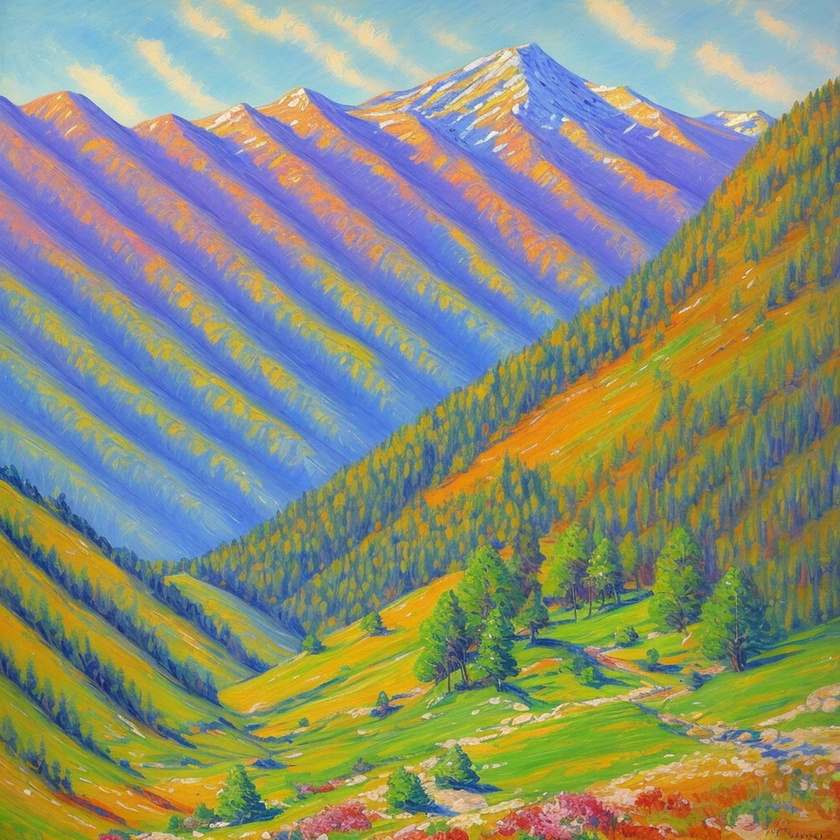
%> input picture Lab6/15.png, 840 x 840 px, shrunk from 1024 x 1024 before the run
$ octave uno.m   (GNU Octave 9; MATLAB toolbox functions it lacks are replaced by stand-ins)
%> lines starting %> are read from the running program, lines starting %| are printed output that depends on the picture
% ЛАБОРАТОРНАЯ РАБОТА №6
% 1. ФИЛЬТРАЦИЯ ИЗОБРАЖЕНИЙ С ПЕРИОДИЧНОСТЬЮ (Шаги 1-6)

% Очистка рабочего пространства
clear; clc; close all;

% Шаг 1: Загрузить изображение с помощью команды imread
filename = '15.png';
img = imread(filename);
%> img is the input picture: size 840x840x3 uint8; mean R, G, B 138.6, 144.4, 122.2

% Шаг 2: Преобразовать массив к вещественному типу и поделить на 255
img_double = double(img) / 255;

% Шаг 3: Найти двумерный Фурье-образ массива и сдвинуть его в центр.
% Так как изображение цветное, выполняем преобразование для каждого канала.
F = zeros(size(img_double)); % Инициализируем пустой массив того же размера
if size(img_double, 3) == 3
    for c = 1:3
        F(:,:,c) = fftshift(fft2(img_double(:,:,c)));
    end
else
    % На случай, если картинка окажется черно-белой
    F = fftshift(fft2(img_double));
end

% Шаг 4: Разделить полученный образ на массивы модулей и аргументов
% с помощью функций abs и angle.
magnitude = abs(F);
arguments = angle(F); % Вычисляем аргументы (фазу), как требует пункт 4
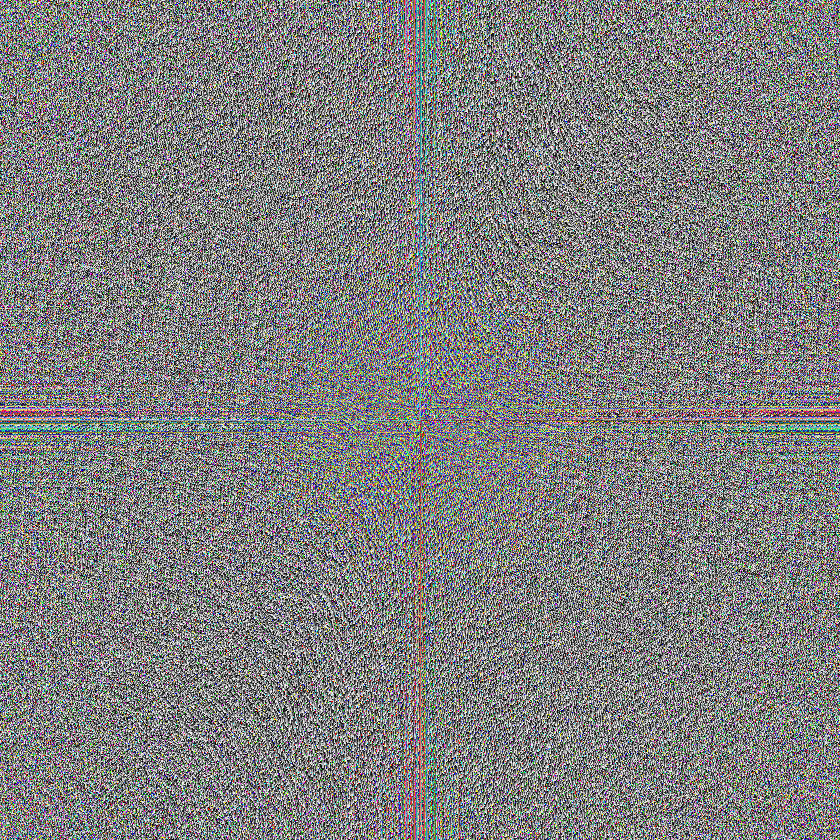
%> arguments: size 840x840x3 double; mean R, G, B 4.45e-06, 4.45e-06, 4.45e-06; drawn with min black and max white

% Шаг 5: Найти логарифм от массива модулей (+1) и нормализовать от 0 до 1
log_mag = log(magnitude + 1);
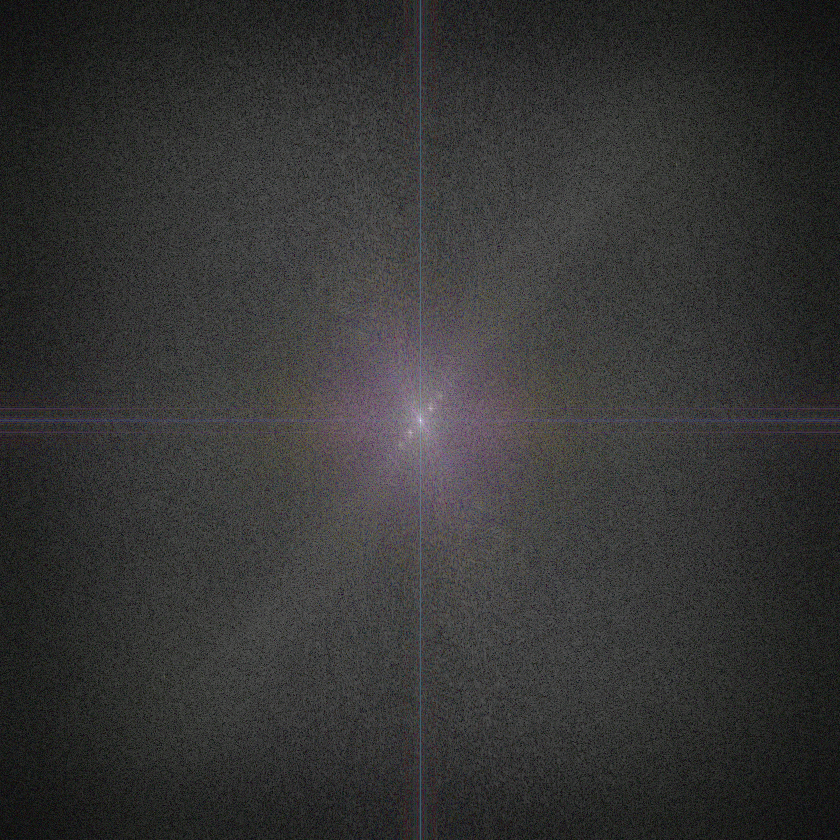
%> log_mag: size 840x840x3 double; mean R, G, B 2.71, 2.7, 2.68; drawn with min black and max white

% Находим глобальные минимум и максимум для правильной нормализации всего массива
min_val = min(log_mag(:));
%> min_val = 0.00529
max_val = max(log_mag(:));
%> max_val = 12.9

% Нормализуем по формуле: (X - min) / (max - min)
log_mag_norm = (log_mag - min_val) / (max_val - min_val);

% Шаг 6: Сохранить полученный массив как изображение командой imwrite
output_filename = '15_fourier_spectrum.png';
imwrite(log_mag_norm, output_filename);

% =========================================================================
% Опционально: Вывод на экран, чтобы вы сразу увидели результат (согласно
% ожидаемым результатам из п. 1.2 методички)
figure('Name', 'Многомерное преобразование Фурье', 'NumberTitle', 'off');

subplot(1, 2, 1);
imshow(img);
title('1. Исходное изображение');

subplot(1, 2, 2);
imshow(log_mag_norm);
title('2. Логарифм модуля Фурье-образа');

disp(['Готово! Фурье-образ сохранен в файл: ', output_filename]);
